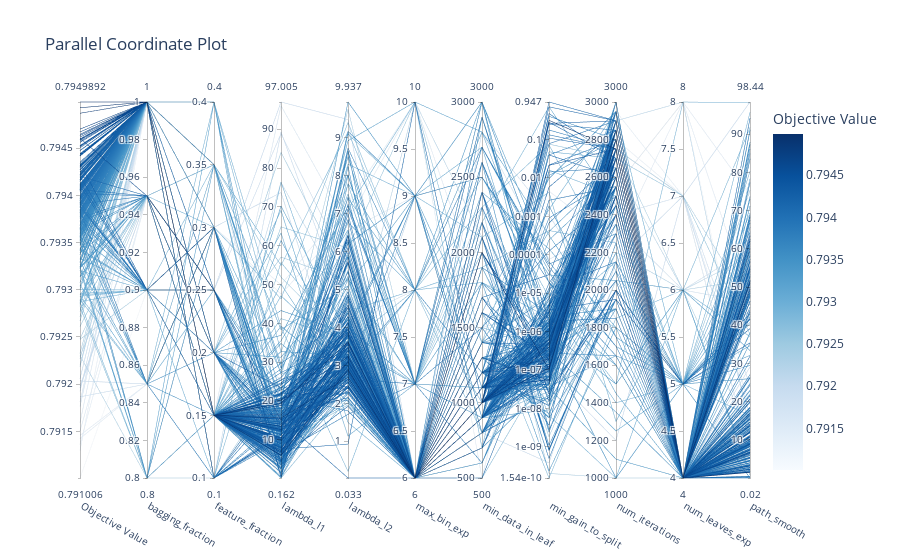

The notebook cell this image was saved under:
### Code cell
plot_parallel_coordinate(study)

### Figure 1 — Plotly figure (JSON) as saved in the notebook; plotly's stock layout.template omitted (floating-point values rounded to 4 significant figures; data arrays with more than 128 entries replaced by an {"elided": "..."} marker saying what was removed)
{"data": [{"dimensions": [{"label": "Objective Value", "range": [0.791, 0.795], "values": {"elided": "314 float values"}}, {"label": "bagging_fraction", "range": [0.8, 1], "values": {"elided": "314 float values"}}, {"label": "feature_fraction", "range": [0.1, 0.4], "values": {"elided": "314 float values"}}, {"label": "lambda_l1", "range": [0.1619, 97.0], "values": {"elided": "314 float values"}}, {"label": "lambda_l2", "range": [0.03272, 9.937], "values": {"elided": "314 float values"}}, {"label": "max_bin_exp", "range": [6, 10], "values": {"elided": "314 int values"}}, {"label": "min_data_in_leaf", "range": [500, 3000], "values": {"elided": "314 int values"}}, {"label": "min_gain_to_split", "range": [-9.812, -0.02369], "ticktext": ["1.54e-10", "1e-09", "1e-08", "1e-07", "1e-06", "1e-05", "0.0001", "0.001", "0.01", "0.1", "0.947"], "tickvals": [-9.812, -9, -8, -7, -6, -5, -4, -3, -2, -1, -0.02369], "values": {"elided": "314 float values"}}, {"label": "num_iterations", "range": [1000, 3000], "values": {"elided": "314 int values"}}, {"label": "num_leaves_exp", "range": [4, 8], "values": {"elided": "314 int values"}}, {"label": "path_smooth", "range": [0.01885, 98.44], "values": {"elided": "314 float values"}}], "labelangle": 30, "labelside": "bottom", "line": {"color": {"elided": "314 float values"}, "colorbar": {"title": {"text": "Objective Value"}}, "colorscale": [[0, "rgb(247,251,255)"], [0.125, "rgb(222,235,247)"], [0.25, "rgb(198,219,239)"], [0.375, "rgb(158,202,225)"], [0.5, "rgb(107,174,214)"], [0.625, "rgb(66,146,198)"], [0.75, "rgb(33,113,181)"], [0.875, "rgb(8,81,156)"], [1, "rgb(8,48,107)"]], "reversescale": false, "showscale": true}, "type": "parcoords"}], "layout": {"autosize": true, "title": {"text": "Parallel Coordinate Plot"}}}
